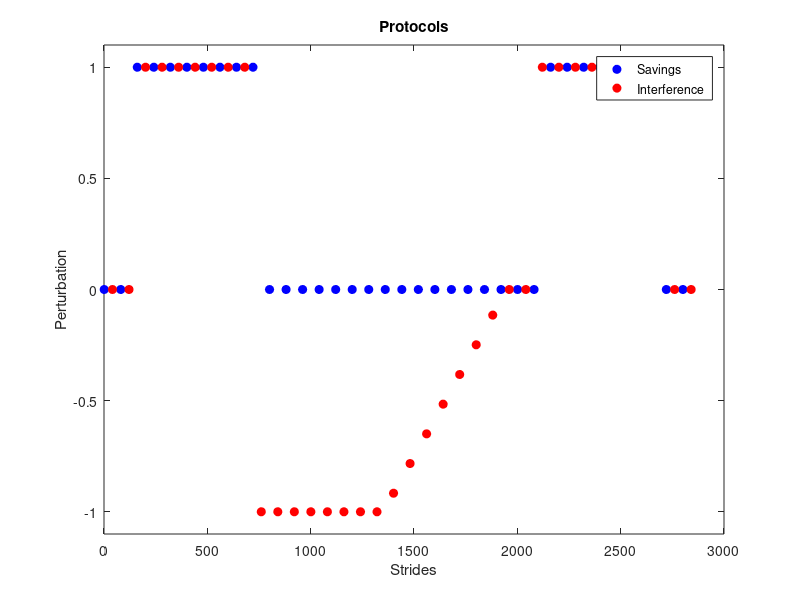
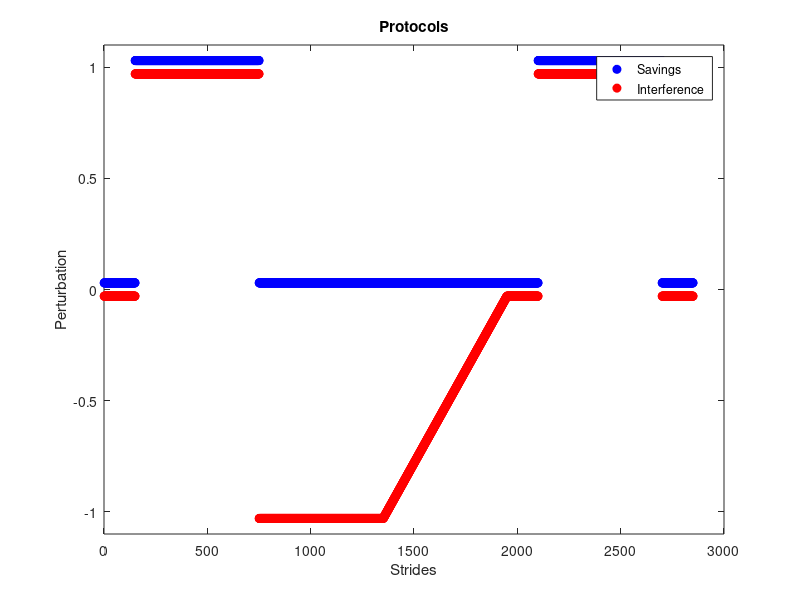

These charts were generated, in order, by the following MATLAB code: (Note: this script raises an error after producing the figures.)
clc
close all
clear all

nbas=150;
nA1=600;
nwashout=1350;
nA2=600;
nB=600;
ngrwo=600;
ntot=2*150+2*600+1350;
vec=1:ntot;
oddInd=1:80:ntot-1;
evenInd=41:80:ntot;
TF=0.03;

savingsProtocol=[zeros(1,nbas) ones(1,nA1) zeros(1,nwashout) ones(1,nA1) zeros(1,nbas) ];
interferenceProtocol=[zeros(1,nbas) ones(1,nA1) -1*ones(1,nA1) linspace(-1,0,nB) zeros(1,nbas) ones(1,nA1) zeros(1,nbas) ];

figure
plot(vec(oddInd),savingsProtocol(oddInd),'bo','MarkerFaceColor','b')
hold on
plot(vec(evenInd),interferenceProtocol(evenInd),'ro','MarkerFaceColor','r');
legend('Savings','Interference')
xlabel('Strides')
ylabel('Perturbation')
title('Protocols')
ylim([-1.1,1.1]);


figure
plot(vec,savingsProtocol+TF,'bo','MarkerFaceColor','b')
hold on
plot(vec,interferenceProtocol-TF,'ro','MarkerFaceColor','r');
legend('Savings','Interference')
xlabel('Strides')
ylabel('Perturbation')
title('Protocols')
ylim([-1.1,1.1]);


%%
load S007params.mat
adaptData=adaptData.removeBias('TM Base');
adaptData=adaptData.medianFilter(5);
vec=adaptData.data.Data(:,68);
% vec(66)=[];
% vec(606)=[];
% vec(602)=[];
% vec(602)=[];
% vec(260)=[];

figure, plot(vec(1:end,:),'o', 'MarkerFaceColor','b');

ylim([-0.3 0.3]); grid on, 
l=legend('Typical Savings subject');
yl=ylabel('Step Length Asymmetry');
xl=xlabel('Strides');
set(l,'FontSize',16); 
set(xl,'FontSize',16); 
set(yl,'FontSize',16); 
